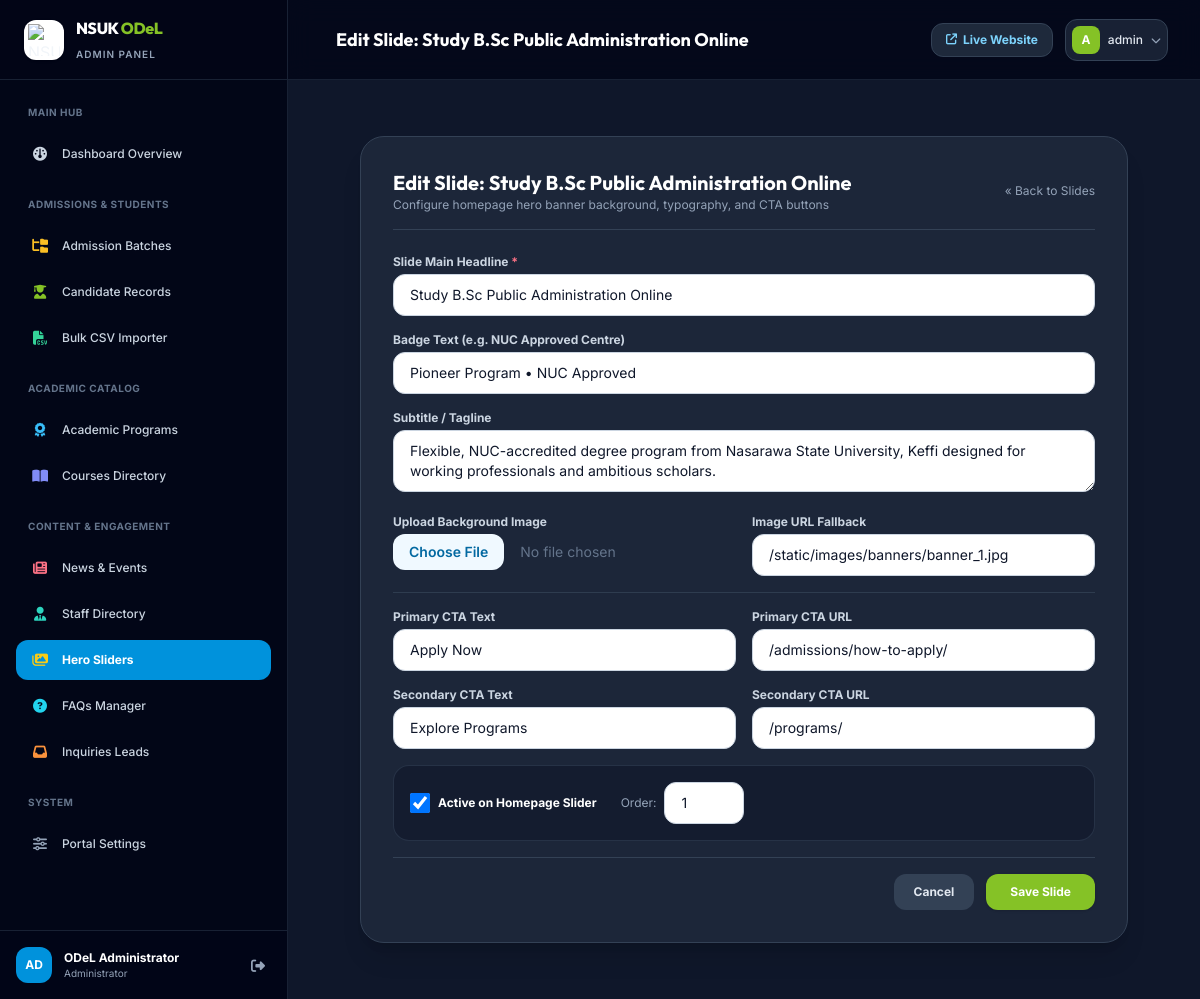
/dashboard/slides/1/edit/ (signed in), run on the app's committed database.
### core/models.py (models this page shows, shortened)
class HeroSlide(models.Model):
    title = models.CharField(max_length=255)
    subtitle = models.TextField(blank=True)
    badge_text = models.CharField(max_length=100, blank=True, default="NUC Approved")
    image = models.ImageField(upload_to="banners/", blank=True, null=True)
    image_url_fallback = models.URLField(blank=True, help_text="Fallback external URL if image not uploaded")
    cta_primary_text = models.CharField(max_length=100, default="Apply Now")
    cta_primary_url = models.CharField(max_length=300, default="/admissions/how-to-apply/")
    cta_secondary_text = models.CharField(max_length=100, blank=True, default="Explore Programs")
    cta_secondary_url = models.CharField(max_length=300, blank=True, default="/programs/")
    display_order = models.PositiveIntegerField(default=1)
    is_active = models.BooleanField(default=True)
    created_at = models.DateTimeField(auto_now_add=True)
    class Meta:
        ordering = ['display_order', '-created_at']
        verbose_name = "Hero Slide"
        verbose_name_plural = "Hero Slides"

### dashboard/views.py (the view)
# urls.py: path('slides/<int:pk>/edit/', views.slide_edit_dash, name='dashboard_slide_edit'),
@login_required
def slide_edit_dash(request, pk):
    slide = get_object_or_404(HeroSlide, pk=pk)
    if request.method == 'POST':
        form = HeroSlideForm(request.POST, request.FILES, instance=slide)
        if form.is_valid():
            form.save()
            messages.success(request, f"Hero Slide '{slide.title}' updated!")
            return redirect('dashboard_slides')
    else:
        form = HeroSlideForm(instance=slide)
    return render(request, 'dashboard/slides/form.html', {'form': form, 'title': f'Edit Slide: {slide.title}', 'slide': slide})

### templates/dashboard/slides/form.html (shortened to what this page needs)
{% extends 'dashboard/base.html' %}
{% block header_title %}{{ title }}{% endblock %}
{% block content %}
<div class="max-w-3xl mx-auto py-6">
    <div class="bg-slate-800/90 rounded-3xl p-8 border border-slate-700 shadow-xl space-y-6">
        <div class="border-b border-slate-700 pb-4 flex items-center justify-between">
            <div>
                <h2 class="font-heading font-bold text-xl text-white">{{ title }}</h2>
                <p class="text-xs text-slate-400">Configure homepage hero banner background, typography, and CTA buttons</p>
            </div>
            <a href="{% url 'dashboard_slides' %}" class="text-xs text-slate-400 hover:text-white">&laquo; Back to Slides</a>
        </div>
        <form method="post" enctype="multipart/form-data" class="space-y-4">
            <div class="space-y-1">
                <label class="block text-xs font-bold text-slate-300">Slide Main Headline <span class="text-rose-400">*</span></label>
                {{ form.title }}
            </div>
            <div class="space-y-1">
                <label class="block text-xs font-bold text-slate-300">Badge Text (e.g. NUC Approved Centre)</label>
                {{ form.badge_text }}
            </div>
            <div class="space-y-1">
                <label class="block text-xs font-bold text-slate-300">Subtitle / Tagline</label>
                {{ form.subtitle }}
            </div>
            <div class="grid grid-cols-1 sm:grid-cols-2 gap-4">
                <div class="space-y-1">
                    <label class="block text-xs font-bold text-slate-300">Upload Background Image</label>
                    {{ form.image }}
                </div>
                <div class="space-y-1">
                    <label class="block text-xs font-bold text-slate-300">Image URL Fallback</label>
                    {{ form.image_url_fallback }}
                </div>
            </div>
            <div class="grid grid-cols-1 sm:grid-cols-2 gap-4 border-t border-slate-700/80 pt-4">
                <div class="space-y-1">
                    <label class="block text-xs font-bold text-slate-300">Primary CTA Text</label>
                    {{ form.cta_primary_text }}
                </div>
                <div class="space-y-1">
                    <label class="block text-xs font-bold text-slate-300">Primary CTA URL</label>
                    {{ form.cta_primary_url }}
                </div>
            </div>
            <div class="grid grid-cols-1 sm:grid-cols-2 gap-4">
                <div class="space-y-1">
                    <label class="block text-xs font-bold text-slate-300">Secondary CTA Text</label>
                    {{ form.cta_secondary_text }}
                </div>
                <div class="space-y-1">
                    <label class="block text-xs font-bold text-slate-300">Secondary CTA URL</label>
                    {{ form.cta_secondary_url }}
                </div>
            </div>
            <div class="flex items-center space-x-6 p-4 rounded-2xl bg-slate-900/60 border border-slate-700/60">
                <label class="flex items-center space-x-2 text-xs font-bold text-white cursor-pointer">
                    {{ form.is_active }}
                    <span>Active on Homepage Slider</span>
                </label>
                <div class="flex items-center space-x-2">
                    <span class="text-xs text-slate-400">Order:</span>
                    <div class="w-20">{{ form.display_order }}</div>
                </div>
            </div>
            <div class="pt-4 flex items-center justify-end gap-3 border-t border-slate-700">
                <a href="{% url 'dashboard_slides' %}" class="px-5 py-2.5 rounded-xl bg-slate-700 hover:bg-slate-600 text-xs font-bold text-slate-200 transition">Cancel</a>
                <button type="submit" class="px-6 py-2.5 rounded-xl bg-brand-green hover:bg-brand-darkgreen text-white font-bold text-xs shadow transition">Save Slide</button>
            </div>
        </form>
    </div>
</div>
{% endblock %}

### templates/dashboard/base.html (shortened to what this page needs)
<!DOCTYPE html>
<html lang="en" class="h-full bg-slate-900">
<head>
    <script src="https://cdn.tailwindcss.com"></script>
    <link rel="stylesheet" href="https://cdnjs.cloudflare.com/ajax/libs/font-awesome/6.5.1/css/all.min.css">
</head>
<body class="h-full bg-slate-900 text-slate-100 font-sans antialiased flex overflow-hidden" x-data="{ sidebarOpen: false }">
    <aside :class="{ 'translate-x-0': sidebarOpen, '-translate-x-full': !sidebarOpen }" class="fixed inset-y-0 left-0 z-50 w-72 bg-slate-950 border-r border-slate-800/80 flex flex-col justify-between transition-transform duration-300 ease-in-out lg:translate-x-0 lg:static lg:inset-auto flex-shrink-0">
        <div>
            <div class="h-20 flex items-center justify-between px-6 border-b border-slate-800/80 bg-slate-950/60">
                <a href="{% url 'dashboard_home' %}" class="flex items-center space-x-3">
                    <div class="w-10 h-10 rounded-xl bg-white p-1 shadow flex items-center justify-center">
                        <img src="https://upload.wikimedia.org/wikipedia/en/thumb/5/52/Nasarawa_State_University_logo.png/220px-Nasarawa_State_University_logo.png" alt="NSUK" class="w-full h-full object-contain">
                    </div>
                    <div>
                        <span class="font-heading font-extrabold text-base tracking-tight text-white block">NSUK <span class="text-brand-green">ODeL</span></span>
                        <span class="text-[10px] text-slate-400 uppercase tracking-widest font-semibold">Admin Panel</span>
                    </div>
                </a>
            </div>
            <nav class="px-4 py-6 space-y-1.5 overflow-y-auto max-h-[calc(100vh-160px)] text-xs font-medium">
                <div class="px-3 pb-2 text-[10px] font-bold text-slate-500 uppercase tracking-wider">Main Hub</div>
                <a href="{% url 'dashboard_home' %}" class="flex items-center space-x-3 px-3.5 py-2.5 rounded-xl transition-all {% if request.resolver_match.url_name == 'dashboard_home' %}bg-brand-blue text-white font-bold shadow-lg shadow-sky-900/40{% else %}text-slate-300 hover:bg-slate-900 hover:text-white{% endif %}">
                    <i class="fa-solid fa-gauge text-sm w-5 text-center"></i>
                    <span>Dashboard Overview</span>
                </a>
                <div class="pt-4 px-3 pb-2 text-[10px] font-bold text-slate-500 uppercase tracking-wider">Admissions & Students</div>
                <a href="{% url 'dashboard_batches' %}" class="flex items-center space-x-3 px-3.5 py-2.5 rounded-xl transition-all {% if 'admissions/batches' in request.path %}bg-brand-blue text-white font-bold{% else %}text-slate-300 hover:bg-slate-900 hover:text-white{% endif %}">
                    <i class="fa-solid fa-folder-tree text-sm w-5 text-center text-amber-400"></i>
                    <span>Admission Batches</span>
                </a>
                <a href="{% url 'dashboard_candidates' %}" class="flex items-center space-x-3 px-3.5 py-2.5 rounded-xl transition-all {% if 'admissions/candidates' in request.path %}bg-brand-blue text-white font-bold{% else %}text-slate-300 hover:bg-slate-900 hover:text-white{% endif %}">
                    <i class="fa-solid fa-user-graduate text-sm w-5 text-center text-brand-green"></i>
                    <span>Candidate Records</span>
                </a>
                <a href="{% url 'dashboard_bulk_upload' %}" class="flex items-center space-x-3 px-3.5 py-2.5 rounded-xl transition-all {% if 'bulk-upload' in request.path %}bg-brand-blue text-white font-bold{% else %}text-slate-300 hover:bg-slate-900 hover:text-white{% endif %}">
                    <i class="fa-solid fa-file-csv text-sm w-5 text-center text-emerald-400"></i>
                    <span>Bulk CSV Importer</span>
                </a>
                <div class="pt-4 px-3 pb-2 text-[10px] font-bold text-slate-500 uppercase tracking-wider">Academic Catalog</div>
                <a href="{% url 'dashboard_programs' %}" class="flex items-center space-x-3 px-3.5 py-2.5 rounded-xl transition-all {% if 'programs' in request.path %}bg-brand-blue text-white font-bold{% else %}text-slate-300 hover:bg-slate-900 hover:text-white{% endif %}">
                    <i class="fa-solid fa-award text-sm w-5 text-center text-sky-400"></i>
                    <span>Academic Programs</span>
                </a>
                <a href="{% url 'dashboard_courses' %}" class="flex items-center space-x-3 px-3.5 py-2.5 rounded-xl transition-all {% if 'courses' in request.path %}bg-brand-blue text-white font-bold{% else %}text-slate-300 hover:bg-slate-900 hover:text-white{% endif %}">
                    <i class="fa-solid fa-book-open text-sm w-5 text-center text-indigo-400"></i>
                    <span>Courses Directory</span>
                </a>
                <div class="pt-4 px-3 pb-2 text-[10px] font-bold text-slate-500 uppercase tracking-wider">Content & Engagement</div>
                <a href="{% url 'dashboard_news' %}" class="flex items-center space-x-3 px-3.5 py-2.5 rounded-xl transition-all {% if 'news' in request.path %}bg-brand-blue text-white font-bold{% else %}text-slate-300 hover:bg-slate-900 hover:text-white{% endif %}">
                    <i class="fa-solid fa-newspaper text-sm w-5 text-center text-rose-400"></i>
                    <span>News & Events</span>
                </a>
                <a href="{% url 'dashboard_staff' %}" class="flex items-center space-x-3 px-3.5 py-2.5 rounded-xl transition-all {% if 'staff' in request.path %}bg-brand-blue text-white font-bold{% else %}text-slate-300 hover:bg-slate-900 hover:text-white{% endif %}">
                    <i class="fa-solid fa-user-tie text-sm w-5 text-center text-teal-400"></i>
                    <span>Staff Directory</span>
                </a>
                <a href="{% url 'dashboard_slides' %}" class="flex items-center space-x-3 px-3.5 py-2.5 rounded-xl transition-all {% if 'slides' in request.path %}bg-brand-blue text-white font-bold{% else %}text-slate-300 hover:bg-slate-900 hover:text-white{% endif %}">
                    <i class="fa-solid fa-images text-sm w-5 text-center text-yellow-400"></i>
                    <span>Hero Sliders</span>
                </a>
                <a href="{% url 'dashboard_faqs' %}" class="flex items-center space-x-3 px-3.5 py-2.5 rounded-xl transition-all {% if 'faqs' in request.path %}bg-brand-blue text-white font-bold{% else %}text-slate-300 hover:bg-slate-900 hover:text-white{% endif %}">
                    <i class="fa-solid fa-circle-question text-sm w-5 text-center text-cyan-400"></i>
                    <span>FAQs Manager</span>
                </a>
                <a href="{% url 'dashboard_inquiries' %}" class="flex items-center justify-between px-3.5 py-2.5 rounded-xl transition-all {% if 'inquiries' in request.path %}bg-brand-blue text-white font-bold{% else %}text-slate-300 hover:bg-slate-900 hover:text-white{% endif %}">
                    <div class="flex items-center space-x-3">
                        <i class="fa-solid fa-inbox text-sm w-5 text-center text-orange-400"></i>
                        <span>Inquiries Leads</span>
                    </div>
                </a>
                <div class="pt-4 px-3 pb-2 text-[10px] font-bold text-slate-500 uppercase tracking-wider">System</div>
                <a href="{% url 'dashboard_settings' %}" class="flex items-center space-x-3 px-3.5 py-2.5 rounded-xl transition-all {% if 'settings' in request.path %}bg-brand-blue text-white font-bold{% else %}text-slate-300 hover:bg-slate-900 hover:text-white{% endif %}">
                    <i class="fa-solid fa-sliders text-sm w-5 text-center text-slate-400"></i>
                    <span>Portal Settings</span>
                </a>
            </nav>
        </div>
        <div class="p-4 border-t border-slate-800/80 bg-slate-950/80">
            <div class="flex items-center justify-between">
                <div class="flex items-center space-x-3 truncate">
                    <div class="w-9 h-9 rounded-xl bg-brand-blue text-white font-bold text-xs flex items-center justify-center uppercase">
                        {{ request.user.username|slice:":2" }}
                    </div>
                    <div class="truncate">
                        <span class="block text-xs font-bold text-white truncate">{{ request.user.get_full_name|default:request.user.username }}</span>
                        <span class="block text-[10px] text-slate-400">Administrator</span>
                    </div>
                </div>
                <a href="{% url 'dashboard_logout' %}" class="text-slate-400 hover:text-rose-400 p-1.5 transition" title="Logout">
                    <i class="fa-solid fa-right-from-bracket text-sm"></i>
                </a>
            </div>
        </div>
    </aside>
    <div class="flex-1 flex flex-col min-w-0 overflow-hidden bg-slate-900">
        <header class="h-20 bg-slate-950/80 backdrop-blur-md border-b border-slate-800/80 flex items-center justify-between px-4 sm:px-8 z-30">
            <div class="flex items-center space-x-4">
                <div class="hidden sm:block">
                    <h1 class="font-heading font-bold text-base sm:text-lg text-white">
                        {% block header_title %}ODeL Administration & Management{% endblock %}
                    </h1>
                </div>
            </div>
            <div class="flex items-center space-x-3">
                <a href="{% url 'home' %}" target="_blank" class="px-3.5 py-2 rounded-xl bg-slate-800 hover:bg-slate-700 text-xs font-bold text-sky-300 transition flex items-center gap-1.5 border border-slate-700">
                    <i class="fa-solid fa-arrow-up-right-from-square text-[11px]"></i>
                    <span class="hidden sm:inline">Live Website</span>
                </a>
                <div class="relative" x-data="{ open: false }" @click.outside="open = false">
                    <button @click="open = !open" class="flex items-center space-x-2 p-1.5 rounded-xl bg-slate-800/80 hover:bg-slate-800 border border-slate-700 text-xs font-medium focus:outline-none">
                        <div class="w-7 h-7 rounded-lg bg-brand-green text-white font-bold flex items-center justify-center uppercase text-xs">
                            {{ request.user.username|slice:":1" }}
                        </div>
                        <span class="text-slate-200 hidden md:inline">{{ request.user.username }}</span>
                        <i class="fa-solid fa-chevron-down text-[10px] text-slate-400"></i>
                    </button>
                </div>
            </div>
        </header>
        <main class="flex-1 overflow-y-auto p-4 sm:p-8 bg-slate-900">
            {% block content %}{% endblock %}
        </main>
    </div>
</body>
</html>

### data on the page
HeroSlide: title "Study B.Sc Public Administration Online", badge_text "Pioneer Program • NUC Approved", subtitle "Flexible, NUC-accredited degree program from Nasarawa State University, Keffi designed for working professionals and ambitious scholars.", image_url_fallback "/static/images/banners/banner_1.jpg", cta_primary_text "Apply Now", cta_primary_url "/admissions/how-to-apply/", cta_secondary_text "Explore Programs", cta_secondary_url "/programs/", is_active "☑", display_order "1"

### other printed values
{{ request.user.username|slice:":2" }} "AD"
{{ request.user.get_full_name|default:request.user.username }} "ODeL Administrator"
{{ title }} "Edit Slide: Study B.Sc Public Administration Online"
{{ request.user.username|slice:":1" }} "A"
{{ request.user.username }} "admin"
